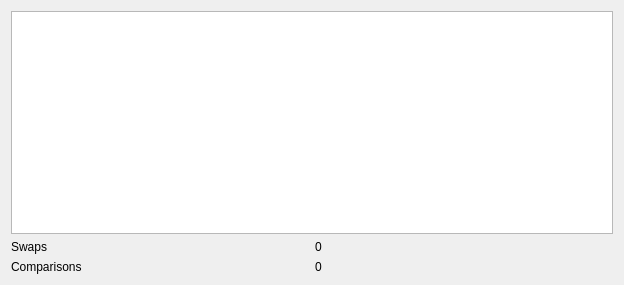
<?xml version="1.0" encoding="UTF-8"?>
<ui version="4.0">
 <class>SortView</class>
 <widget class="QWidget" name="SortView">
  <property name="geometry">
   <rect>
    <x>0</x>
    <y>0</y>
    <width>624</width>
    <height>285</height>
   </rect>
  </property>
  <property name="windowTitle">
   <string>Form</string>
  </property>
  <layout class="QGridLayout" name="gridLayout">
   <item row="0" column="0" colspan="2">
    <widget class="QGraphicsView" name="columnView"/>
   </item>
   <item row="1" column="0">
    <widget class="QLabel" name="swapLabel">
     <property name="text">
      <string>Swaps</string>
     </property>
    </widget>
   </item>
   <item row="1" column="1">
    <widget class="QLabel" name="swapsAmountLabel">
     <property name="text">
      <string>0</string>
     </property>
    </widget>
   </item>
   <item row="2" column="0">
    <widget class="QLabel" name="comparisonsLabel">
     <property name="text">
      <string>Comparisons</string>
     </property>
    </widget>
   </item>
   <item row="2" column="1">
    <widget class="QLabel" name="compAmountLabel">
     <property name="text">
      <string>0</string>
     </property>
    </widget>
   </item>
  </layout>
 </widget>
 <resources/>
 <connections/>
</ui>
